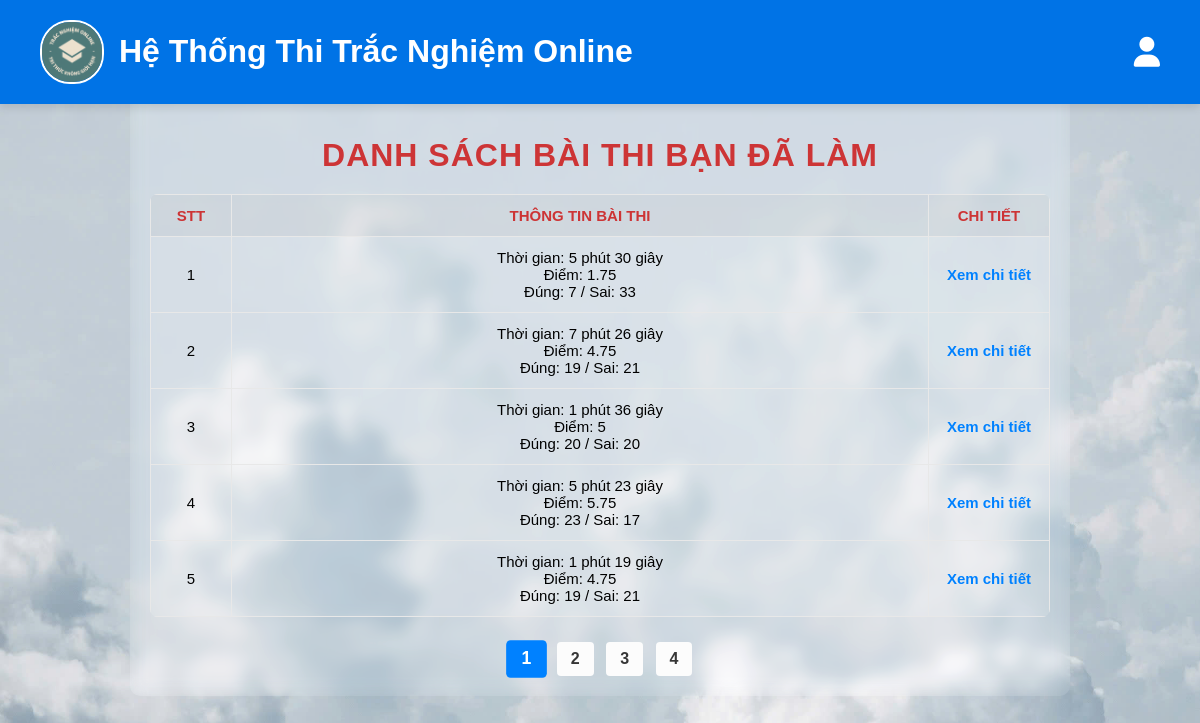
Page /index.php?page=reviewList (signed in) on the earlier database version.
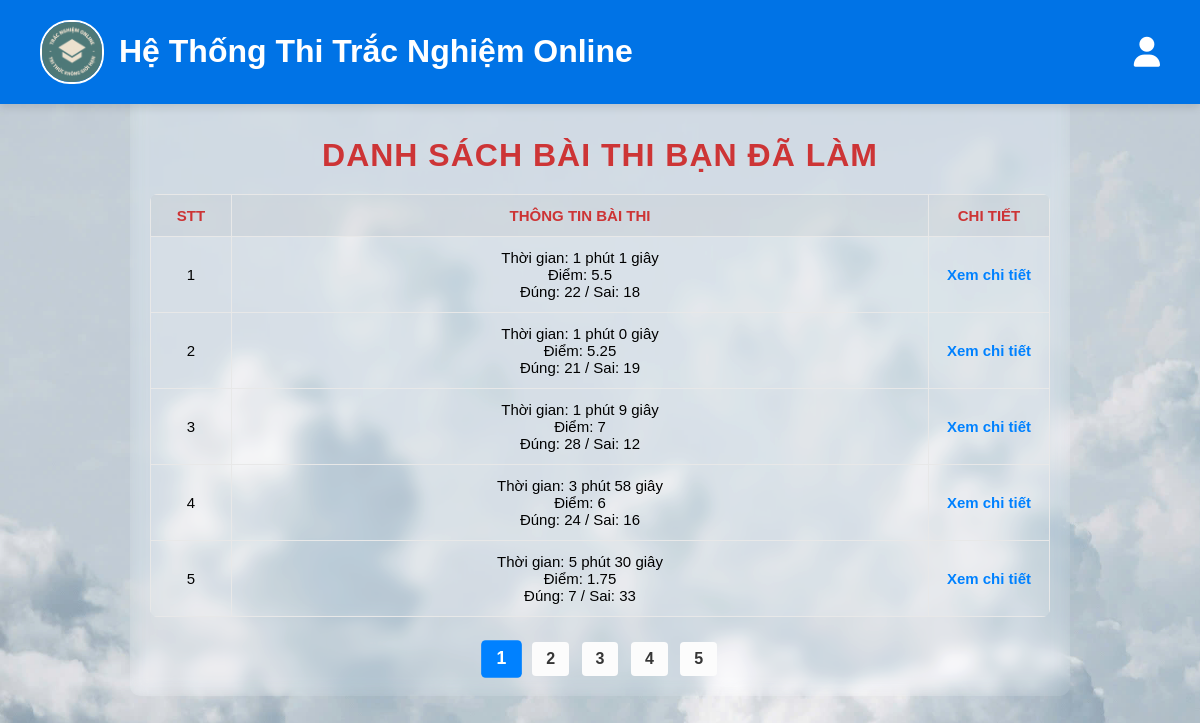
Same page on the later database version.
### tables this page shows
CREATE TABLE `ket_qua_thi` (
  `id_ng_dung` varchar(255) NOT NULL,
  `id_bai_thi` varchar(255) NOT NULL,
  `so_cau_dung` int(2) NOT NULL,
  `so_cau_sai` int(2) NOT NULL,
  `so_diem` double NOT NULL,
  `thoi_gian_thi` int(11) NOT NULL
);

### controllers/review_handler.php (called while the page is built, shortened)
<?php
function list_tests() {
    $user_id = $_SESSION['user_id'] ?? null;
    require_once __DIR__ . '/../core/Database.php';
    $stmt = mysqli_prepare($conn, "
        SELECT id_bai_thi, so_cau_dung, so_cau_sai, so_diem, thoi_gian_thi
        FROM ket_qua_thi
        WHERE id_ng_dung = ?
        ORDER BY id_bai_thi DESC
    ");
    mysqli_stmt_bind_param($stmt, "s", $user_id);
    mysqli_stmt_execute($stmt);
    $result = mysqli_stmt_get_result($stmt);
    $tests = mysqli_fetch_all($result, MYSQLI_ASSOC);
    include __DIR__ . '/../views/review_list.php';
}

### index.php (called while the page is built)
<?php
require_once 'router.php';?>

### views/review_list.php (the view, shortened to what this page needs)
<?php
    require __DIR__ . '/widget/headerList.php';
?>
<?php
$page = isset($_GET['page_num']) ? $_GET['page_num'] : 1;
$limit = 5;
$from = ($page - 1) * $limit;
$so_bai = count($tests);
$so_trang = ceil($so_bai / $limit);
?>
<!DOCTYPE html>
<html lang="vi">
<head>
    <link rel="stylesheet" href="style/css/review.css">
    <link rel="stylesheet" href="style/css/headerDetail.css">
    <link rel="stylesheet" href="https://cdnjs.cloudflare.com/ajax/libs/font-awesome/6.4.0/css/all.min.css">
</head>
<body>
    <div class="div container">
    <h2>Danh sách bài thi bạn đã làm</h2>
    <table>
        <thead>
            <tr>
                <th>STT</th>
                <th>Thông tin bài thi</th>
                <th>Chi tiết</th>
            </tr>
        </thead>
        <tbody>
            <?php
                foreach (array_slice($tests, $from, $limit) as $index => $test):
            ?>
                <tr>
                    <td><?= $from + $index + 1 ?></td>
                    <td>
                        Thời gian: <?= floor($test['thoi_gian_thi'] / 60) ?> phút <?= $test['thoi_gian_thi'] % 60 ?> giây<br>
                        Điểm: <?= $test['so_diem'] ?><br>
                        Đúng: <?= $test['so_cau_dung'] ?> / Sai: <?= $test['so_cau_sai'] ?>
                    </td>
                    <td>
                        <a href="?page=reviewDetail&test_id=<?= $test['id_bai_thi'] ?>">Xem chi tiết</a>
                    </td>
                </tr>
            <?php endforeach; ?>
        </tbody>
    </table>
    <div class="pagination">
        <?php for ($i = 1; $i <= $so_trang; $i++): ?>
            <a href="?page=reviewList&page_num=<?= $i ?>" class="<?= ($i == $page) ? 'active' : '' ?>"><?= $i ?></a>
        <?php endfor; ?>
    </div>
    </div>
</body>
</html>

### router.php (shortened to what this page needs)
<?php
$page = $_GET['page'] ?? 'home';
switch ($page) {
    case 'reviewList':
        require_once 'controllers/review_handler.php';
        list_tests();
        break;
}

### views/widget/headerList.php (shortened to what this page needs)
<header>
    <div class="logo-container">
        <a href="views/homeAfterLogin.php">
            <img src="style/img/image.png" alt="Logo Trang Web" class="logo">
        </a>
        <h1>Hệ Thống Thi Trắc Nghiệm Online</h1>
        </div>
        <div class="user-menu">
            <i class="fa-solid fa-user"></i>
        </div>
</header>

### style/css/review.css (style rules this page uses)
body { font-family: Arial, sans-serif; background: linear-gradient(135deg, #81353589, #eaeaea); background-image: url("../img/anhnen.jpg"); background-repeat: no-repeat; background-size: cover; display: flex; flex-direction: column; align-items: center; justify-content: flex-start; min-height: 100vh; margin: 0; padding: 30px 10px; color: #333; text-align: center; }
h2 { color: #c21313d6; font-size: 2em; margin-bottom: 20px; text-transform: uppercase; letter-spacing: 1px; font-weight: bold; }
.div.container { filter: brightness(1.05); padding: 20px; width: 100%; max-width: 900px; background: rgba(255, 255, 255, 0.05); backdrop-filter: blur(8px); border-radius: 10px; }
table { width: 100%; max-width: 100%; table-layout: fixed; border-collapse: collapse; margin-top: 20px; background: rgba(255, 255, 255, 0.1); backdrop-filter: blur(8px); color: #000; border-radius: 8px; overflow: hidden; }
th, td { border: 1px solid #ddd; padding: 12px 10px; text-align: center; font-size: 15px; white-space: nowrap; overflow: hidden; text-overflow: ellipsis; }
table th:nth-child(1), table td:nth-child(1) { width: 60px; }
table td:nth-child(2) { white-space: nowrap; }
table th:nth-child(3), table td:nth-child(3) { width: 100px; }
th { background-color: rgba(0, 0, 0, 0.05); color: #c21313d6; font-weight: bold; text-transform: uppercase; }
a { color: #007bff; text-decoration: none; font-weight: 600; }
.pagination { text-align: center; margin-top: 25px; }
.pagination a { display: inline-block; margin: 0 4px; padding: 8px 14px; background-color: #f0f0f0; color: #333; text-decoration: none; border-radius: 4px; transition: background 0.2s ease-in-out, color 0.2s ease-in-out, transform 0.2s ease-in-out; }
.pagination a.active, .pagination a:hover { background-color: #007bff; color: #fff; font-weight: bold; }
.pagination a.active { background-color: #007bff; color: #fff; font-weight: bold; transform: scale(1.1); transition: transform 0.2s ease-in-out; }

### style/css/headerDetail.css (style rules this page uses)
header { display: flex; justify-content: space-between; align-items: center; padding: 12px 40px; background-color: #0073e6; color: white; box-shadow: 0 4px 8px rgba(0, 0, 0, 0.1); position: fixed; top: 0; width: 100%; z-index: 1000; box-sizing: border-box; }
.logo-container { display: flex; align-items: center; }
.logo { width: 60px; border-radius: 30px; margin-right: 15px; border: 2px solid white; transition: transform 0.3s ease; }
.user-menu { position: relative; cursor: pointer; font-size: 18px; z-index: 1100; }
.user-menu i { font-size: 30px; }
body { padding-top: 90px; }

Differences in the rows shown:
no longer on this page (row unchanged): ket_qua_thi: index "2", floor($test['thoi_gian_thi']/60) "7", $test['thoi_gian_thi']%60 "26", so_diem "4.75", so_cau_dung "19", so_cau_sai "21"
no longer on this page (row unchanged): ket_qua_thi: index "3", floor($test['thoi_gian_thi']/60) "1", $test['thoi_gian_thi']%60 "36", so_diem "5", so_cau_dung "20", so_cau_sai "20"
no longer on this page (row unchanged): ket_qua_thi: index "4", floor($test['thoi_gian_thi']/60) "5", $test['thoi_gian_thi']%60 "23", so_diem "5.75", so_cau_dung "23", so_cau_sai "17"
no longer on this page (row unchanged): ket_qua_thi: index "5", floor($test['thoi_gian_thi']/60) "1", $test['thoi_gian_thi']%60 "19", so_diem "4.75", so_cau_dung "19", so_cau_sai "21"
added ket_qua_thi: index "1", floor($test['thoi_gian_thi']/60) "1", $test['thoi_gian_thi']%60 "1", so_diem "5.5", so_cau_dung "22", so_cau_sai "18"
added ket_qua_thi: index "2", floor($test['thoi_gian_thi']/60) "1", $test['thoi_gian_thi']%60 "0", so_diem "5.25", so_cau_dung "21", so_cau_sai "19"
added ket_qua_thi: index "3", floor($test['thoi_gian_thi']/60) "1", $test['thoi_gian_thi']%60 "9", so_diem "7", so_cau_dung "28", so_cau_sai "12"
added ket_qua_thi: index "4", floor($test['thoi_gian_thi']/60) "3", $test['thoi_gian_thi']%60 "58", so_diem "6", so_cau_dung "24", so_cau_sai "16"
computed for ket_qua_thi (number 5 of 5 on the later page): index "1" → "5"
Other differences:
new list line: "5"
